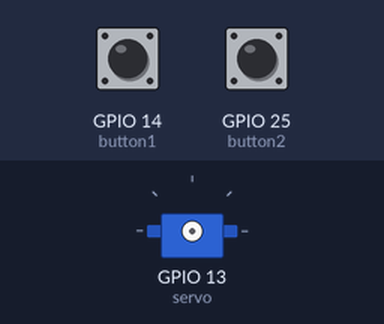
The program below on a simulated ESP32 board running MicroPython. Shown: servo. The test bench sets the inputs (shaded band); at power-on: GPIO 25 (button2) HIGH, GPIO 14 (button1) HIGH. Servo angles are drawn from the pulse width (0.5 ms = 0°, 2.5 ms = 180°).

Above: at 1.2 s.
1.3 s: GPIO 25 (button2) pulled LOW for 3.2 s
At 5.7 s:
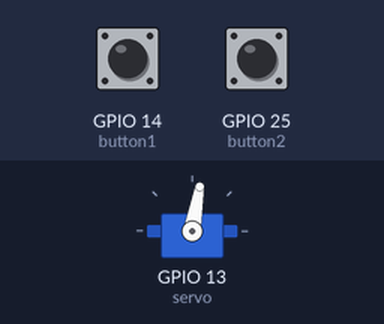
6.0 s: GPIO 25 (button2) pulled LOW for 1 s
At 7.6 s:
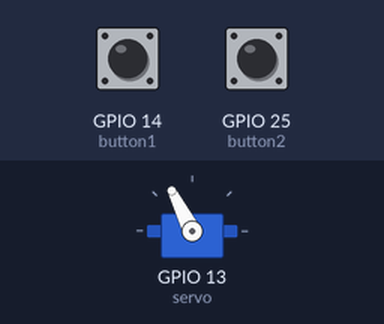
8.5 s: GPIO 25 (button2) pulled LOW for 0.15 s
At 10.2 s:
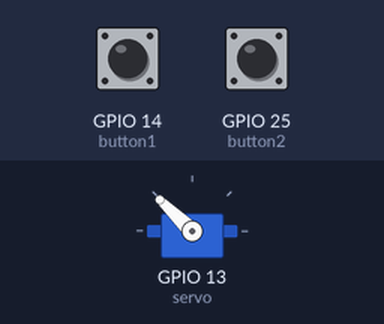
10.5 s: GPIO 25 (button2) pulled LOW for 0.15 s
At 11.9 s:
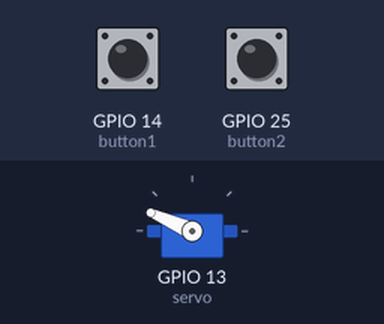
12.5 s: GPIO 25 (button2) pulled LOW for 0.15 s
At 13.4 s:
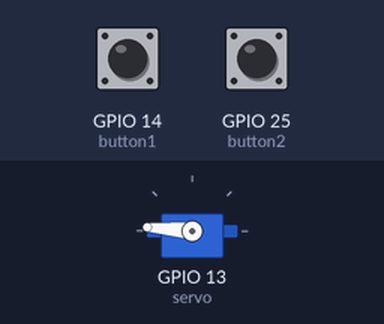
14.5 s: GPIO 14 (button1) pulled LOW for 3.2 s
At 18.4 s:
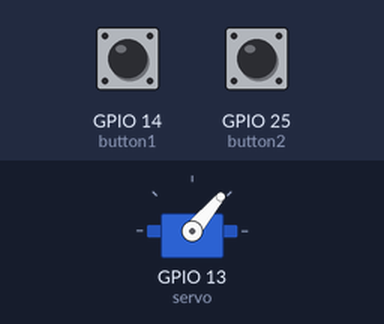
Timing chart, 0 to 19.9 s (numbered marks = the images above; inputs shaded):
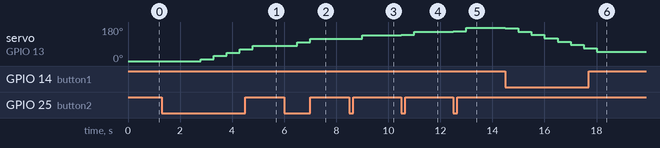

Measured:
- after the input at 1.3 s, servo on GPIO 13 (servo): moves from 0° to 80° over 2.0 s, starting after 1.5 s
- after the input at 6.0 s, servo on GPIO 13 (servo): 80° → 82° at once, → 99° 0.50 s later, → 117° 0.50 s later
- after the input at 8.5 s, servo on GPIO 13 (servo): 117° → 119° at once, → 136° 0.50 s later
- after the input at 10.5 s, servo on GPIO 13 (servo): 136° → 138° at once, → 156° 0.50 s later
- after the input at 12.5 s, servo on GPIO 13 (servo): 156° → 157° at once, → 175° 0.50 s later
- after the input at 14.5 s, servo on GPIO 13 (servo): moves from 175° to 50° over 3.5 s, starting at once

The program:

servoController.py
```python
import machine
import time

BUTTON1_PIN = 14
BUTTON2_PIN = 25
SERVO_PIN = 13

button1 = machine.Pin(BUTTON1_PIN, machine.Pin.IN, machine.Pin.PULL_UP)
button2 = machine.Pin(BUTTON2_PIN, machine.Pin.IN, machine.Pin.PULL_UP)
servo = machine.PWM(machine.Pin(SERVO_PIN), freq=50, duty=0)

button1Counter = 0
button2Counter = 0
servo_duty = 0
minduty = 30
maxduty = 140

def th(timer):
    global button1Counter
    global button2Counter
    if button1Counter == 0:
        button1Counter += 1
    if button2Counter == 0:
        button2Counter += 1

timer = machine.Timer(-1)
timer.init(period=100, mode=machine.Timer.PERIODIC, callback=th)

def updateServo():
    servo.duty(servo_duty)

def checkButtons():
    global button1Counter
    global button2Counter
    global servo_duty
    # decrease servo duty variable by 1 when button1 is pushed,
    if button1Counter > 0:
        if button1.value() == 0:
            button1Counter -= 1
            if servo_duty > minduty: # prevents going below minimum duty
                servo_duty -= 1
                updateServo()
            while button1.value() == 0:
            # if button1 is held down for 0.5 sec,
            # then decrease by 10 every 0.5 second
                time.sleep(0.5)
                if servo_duty > (minduty + 9):
                    servo_duty -= 10
                    updateServo()

    if button2Counter > 0:
        if button2.value() == 0:
            button2Counter -= 1
            if servo_duty < maxduty: # prevents going above maximum duty
                servo_duty += 1
                updateServo()
            while button2.value() == 0:
                # button must be held atleast 0.5 sec before
                # increasing by increments of 10
                time.sleep(0.5)
                if servo_duty < (maxduty - 9):
                    servo_duty += 10
                    updateServo()

while True:
    checkButtons()
```
